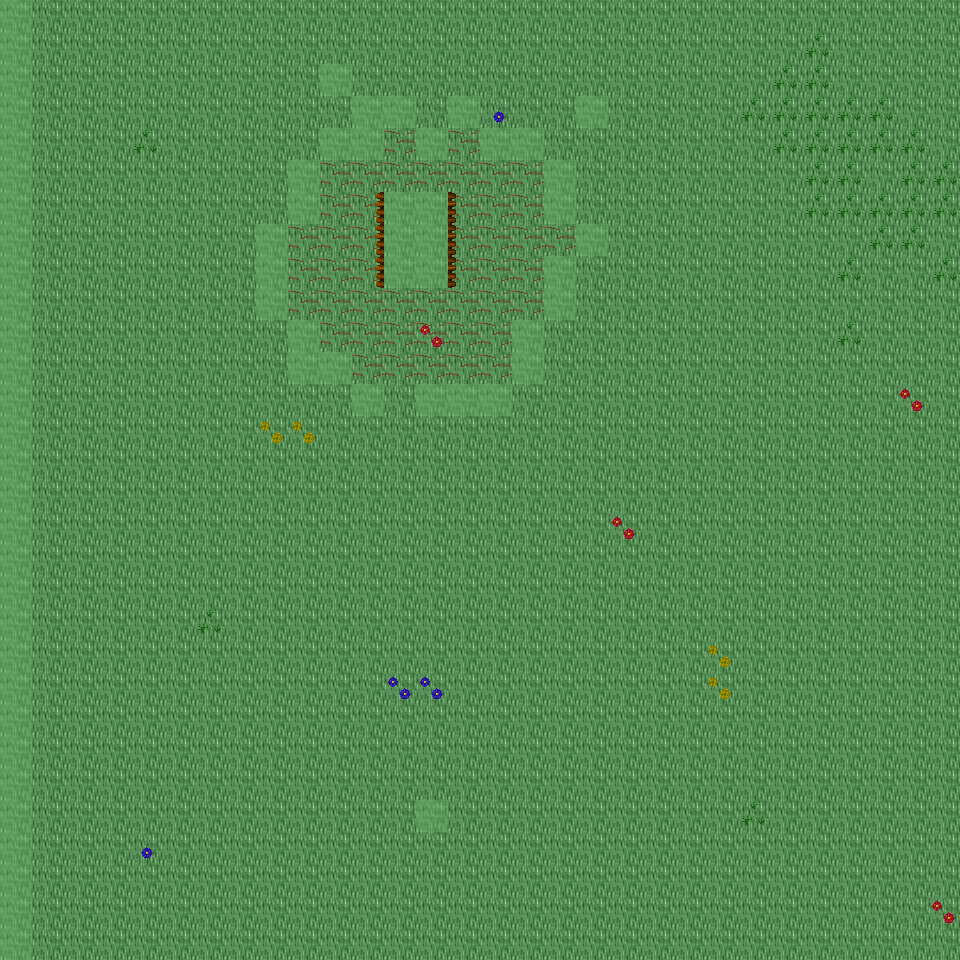

This is a level from a 2D game, rendered from its Tiled map with the project's own tilesets. A one-line summary and the map file follow, with tile-layer data summarised:
An orthogonal 30x30 tile map with 32x32 px tiles, 6 tile layers (Ground, Object, Object2, Above, ...), 29 tilesets and 3 objects (3x mapExit).

<map version="1.0" orientation="orthogonal" renderorder="right-down" width="30" height="30" tilewidth="32" tileheight="32" nextobjectid="4">
  <tileset firstgid="1" name="tileset_ground_ground" tilewidth="32" tileheight="32" tilecount="33" columns="3">
    <image source="../drawable/tileset_ground_ground.png" width="96" height="352" />
  </tileset>
  <tileset firstgid="34" name="tileset_ground_water_pool" tilewidth="32" tileheight="32" tilecount="72" columns="3">
    <image source="../drawable/tileset_ground_water_pool.png" width="96" height="768" />
  </tileset>
  <tileset firstgid="106" name="tileset_ground_earth_edges" tilewidth="32" tileheight="32" tilecount="18" columns="6">
    <image source="../drawable/tileset_ground_earth_edges.png" width="192" height="96" />
  </tileset>
  <tileset firstgid="124" name="tileset_ground_grass_edges" tilewidth="32" tileheight="32" tilecount="36" columns="12">
    <image source="../drawable/tileset_ground_grass_edges.png" width="384" height="96" />
  </tileset>
  <tileset firstgid="160" name="tileset_ground_grass_corners" tilewidth="32" tileheight="32" tilecount="24" columns="6">
    <image source="../drawable/tileset_ground_grass_corners.png" width="192" height="128" />
  </tileset>
  <tileset firstgid="184" name="tileset_ground_water_pool_corners" tilewidth="32" tileheight="32" tilecount="72" columns="3">
    <image source="../drawable/tileset_ground_water_pool_corners.png" width="96" height="768" />
  </tileset>
  <tileset firstgid="256" name="tileset_furniture_carpet_carpets" tilewidth="32" tileheight="32" tilecount="8" columns="4">
    <image source="../drawable/tileset_furniture_carpet_carpets.png" width="128" height="64" />
  </tileset>
  <tileset firstgid="264" name="tileset_ground_ridge_earth_dark" tilewidth="32" tileheight="32" tilecount="96" columns="12">
    <image source="../drawable/tileset_ground_ridge_earth_dark.png" width="384" height="256" />
  </tileset>
  <tileset firstgid="360" name="tileset_ground_ridge_earth_pale" tilewidth="32" tileheight="32" tilecount="96" columns="12">
    <image source="../drawable/tileset_ground_ridge_earth_pale.png" width="384" height="256" />
  </tileset>
  <tileset firstgid="456" name="tileset_plant_grasses" tilewidth="32" tileheight="32" tilecount="6" columns="3">
    <image source="../drawable/tileset_plant_grasses.png" width="96" height="64" />
  </tileset>
  <tileset firstgid="462" name="tileset_plant_flower_daisy_red" tilewidth="32" tileheight="32" tilecount="8" columns="2">
    <image source="../drawable/tileset_plant_flower_daisy_red.png" width="64" height="128" />
  </tileset>
  <tileset firstgid="470" name="tileset_plant_flower_daisy_blue" tilewidth="32" tileheight="32" tilecount="8" columns="2">
    <image source="../drawable/tileset_plant_flower_daisy_blue.png" width="64" height="128" />
  </tileset>
  <tileset firstgid="478" name="tileset_plant_flower_daisy_yellow" tilewidth="32" tileheight="32" tilecount="8" columns="2">
    <image source="../drawable/tileset_plant_flower_daisy_yellow.png" width="64" height="128" />
  </tileset>
  <tileset firstgid="486" name="tileset_plant_bush_bushes" tilewidth="32" tileheight="32" tilecount="10" columns="5">
    <image source="../drawable/tileset_plant_bush_bushes.png" width="160" height="64" />
  </tileset>
  <tileset firstgid="496" name="tileset_furniture_table_long_side_on_pale" tilewidth="32" tileheight="32" tilecount="3" columns="3">
    <image source="../drawable/tileset_furniture_table_long_side_on_pale.png" width="96" height="32" />
  </tileset>
  <tileset firstgid="499" name="tileset_plant_stump_small_stump" tilewidth="32" tileheight="32" tilecount="4" columns="2">
    <image source="../drawable/tileset_plant_stump_small_stump.png" width="64" height="64" />
  </tileset>
  <tileset firstgid="503" name="tileset_ground_rock_rocks_2" tilewidth="32" tileheight="32" tilecount="4" columns="2">
    <image source="../drawable/tileset_ground_rock_rocks_2.png" width="64" height="64" />
  </tileset>
  <tileset firstgid="507" name="tileset_ground_ladder_vertical_dark" tilewidth="32" tileheight="32" tilecount="3" columns="3">
    <image source="../drawable/tileset_ground_ladder_vertical_dark.png" width="96" height="32" />
  </tileset>
  <tileset firstgid="510" name="tileset_item_statue_green_stone" tilewidth="32" tileheight="32" tilecount="12" columns="4">
    <image source="../drawable/tileset_item_statue_green_stone.png" width="128" height="96" />
  </tileset>
  <tileset firstgid="522" name="tileset_logic_creature_gnome" tilewidth="32" tileheight="32" tilecount="6" columns="6">
    <image source="../drawable/tileset_logic_creature_gnome.png" width="192" height="32" />
  </tileset>
  <tileset firstgid="528" name="tileset_logic_creature_animal" tilewidth="32" tileheight="32" tilecount="32" columns="8">
    <image source="../drawable/tileset_logic_creature_animal.png" width="256" height="128" />
  </tileset>
  <tileset firstgid="560" name="tileset_logic_collision" tilewidth="32" tileheight="32" tilecount="1" columns="1">
    <image source="../drawable/tileset_logic_collision.png" width="32" height="32" />
  </tileset>
  <tileset firstgid="561" name="tileset_furniture_table_long_front_on_pale" tilewidth="32" tileheight="32" tilecount="3" columns="1">
    <image source="../drawable/tileset_furniture_table_long_front_on_pale.png" width="32" height="96" />
  </tileset>
  <tileset firstgid="564" name="tileset_furniture_light_flames" tilewidth="32" tileheight="32" tilecount="6" columns="6">
    <image source="../drawable/tileset_furniture_light_flames.png" width="192" height="32" />
  </tileset>
  <tileset firstgid="570" name="tileset_ground_green_paving" tilewidth="32" tileheight="32" tilecount="18" columns="3">
    <image source="../drawable/tileset_ground_green_paving.png" width="96" height="192" />
  </tileset>
  <tileset firstgid="588" name="tileset_logic_protection" tilewidth="32" tileheight="32" tilecount="2" columns="2">
    <image source="../drawable/tileset_logic_protection.png" width="64" height="32" />
  </tileset>
  <tileset firstgid="590" name="tileset_building_castle" tilewidth="32" tileheight="32" tilecount="320" columns="20">
    <image source="../drawable/tileset_building_castle.png" width="640" height="512" />
  </tileset>
  <tileset firstgid="910" name="tileset_light_yellow_light_5x5" tilewidth="32" tileheight="32" tilecount="25" columns="5">
    <image source="../drawable/tileset_light_yellow_light_5x5.png" width="160" height="160" />
  </tileset>
  <tileset firstgid="935" name="tileset_logic_creature_human_risecia" tilewidth="32" tileheight="32" tilecount="4" columns="4">
    <image source="../drawable/tileset_logic_creature_human_risecia.png" width="128" height="32" />
  </tileset>
  <layer name="Ground" width="30" height="30">
    <data>[900 cells, 900 non-empty, 1 distinct tile ids]</data>
  </layer>
  <layer name="Object" width="30" height="30">
    <data>[900 cells, 109 non-empty, 8 distinct tile ids]</data>
  </layer>
  <layer name="Object2" width="30" height="30">
    <data>[900 cells, 57 non-empty, 14 distinct tile ids]</data>
  </layer>
  <layer name="Above" width="30" height="30">
    <data>[900 cells, 0 non-empty, 0 distinct tile ids]</data>
  </layer>
  <layer name="Above2" width="30" height="30">
    <data>[900 cells, 0 non-empty, 0 distinct tile ids]</data>
  </layer>
  <layer name="Walkable" width="30" height="30">
    <data>[900 cells, 66 non-empty, 1 distinct tile ids]</data>
  </layer>
  <objectgroup name="MapEvents">
    <object id="1" name="north" type="mapExit" x="32" y="0" width="928" height="32">
      <properties>
        <property name="map" value="level_0_x68_y95" />
        <property name="x" value="1" />
        <property name="y" value="28" />
      </properties>
    </object>
    </objectgroup>
</map>
<!-- 2 of 3 objects omitted -->
